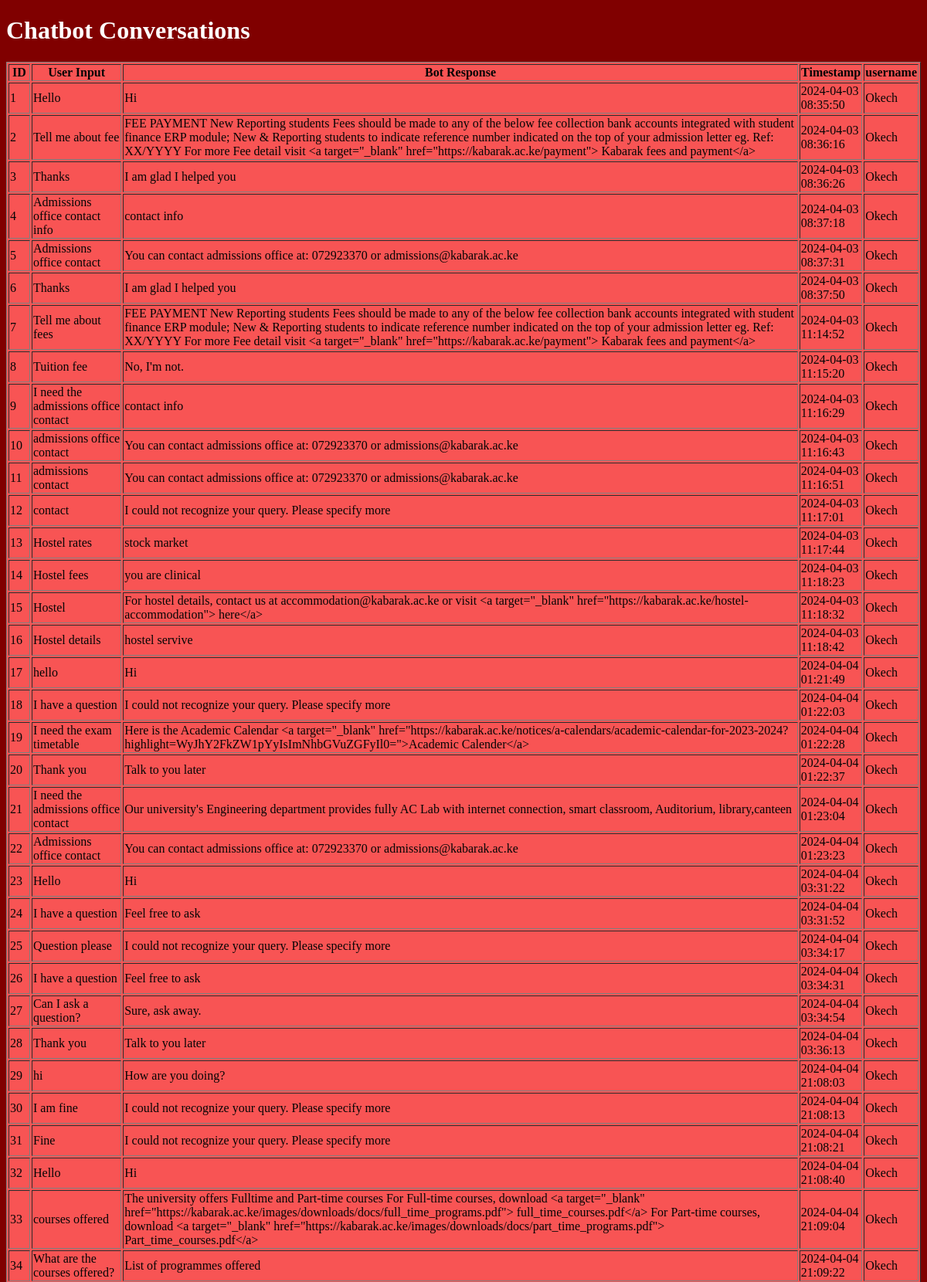
/conversations (upper part), run on the app's committed database.
### tables this page shows
CREATE TABLE conversations (
        id INTEGER PRIMARY KEY,
        user_input TEXT,
        bot_response TEXT,
        timestamp TEXT,
        username TEXT
    );

### app.py (the view)
@app.route('/conversations')
def display_all_conversations():
    conn = sqlite3.connect('chatbot_conversations.db')
    c = conn.cursor()
    c.execute("SELECT * FROM conversations")
    conversations = c.fetchall()
    conn.close()
    return render_template('conversations.html', conversations=conversations)

### templates/conversations.html (shortened to what this page needs)
<!DOCTYPE html>
<html lang="en">
<head>
    <link rel="stylesheet" type="text/css" href="{{ url_for('static', filename='conversations.css') }}">
</head>
<body>
    <h1>Chatbot Conversations</h1>
    <table id="table" border="1">
        <thead>
            <tr>
                <th>ID</th>
                <th>User Input</th>
                <th>Bot Response</th>
                <th>Timestamp</th>
                <th>username</th>
            </tr>
        </thead>
        <tbody>
            {% for conversation in conversations %}
            <tr>
                <td>{{ conversation[0] }}</td>
                <td>{{ conversation[1] }}</td>
                <td>{{ conversation[2] }}</td>
                <td>{{ conversation[3] }}</td>
                <td>{{ conversation[4] }}</td>
            </tr>
            {% endfor %}
        </tbody>
    </table>
</body>
</html>

### static/conversations.css (style rules this page uses)
h1 { color: white; font-family: 'Times New Roman', Times, serif; }
#table { color: rgb(5, 5, 5); background-color: rgb(248, 84, 84); }
body { background-color: maroon; }

### data on the page
conversations: id "1", user_input "Hello", bot_response "Hi", timestamp "2024-04-03 08:35:50", username "Okech"
conversations: id "2", user_input "Tell me about fee", bot_response "FEE PAYMENT New Reporting students Fees should be made to any of the below fee collection bank accounts integrated with student finance ERP module; New & Reporting students to indicate reference number indicated on the top of your admission letter eg. Ref: XX/YYYY For more Fee detail visit <a target=\"_blank\" href=\"https://kabarak.ac.ke/payment\"> Kabarak fees and payment</a>", timestamp "2024-04-03 08:36:16", username "Okech"
conversations: id "3", user_input "Thanks", bot_response "I am glad I helped you", timestamp "2024-04-03 08:36:26", username "Okech"
conversations: id "4", user_input "Admissions office contact info", bot_response "contact info", timestamp "2024-04-03 08:37:18", username "Okech"
conversations: id "5", user_input "Admissions office contact", bot_response "You can contact admissions office at: 072923370 or admissions@kabarak.ac.ke", timestamp "2024-04-03 08:37:31", username "Okech"
conversations: id "6", user_input "Thanks", bot_response "I am glad I helped you", timestamp "2024-04-03 08:37:50", username "Okech"
conversations: id "7", user_input "Tell me about fees", bot_response "FEE PAYMENT New Reporting students Fees should be made to any of the below fee collection bank accounts integrated with student finance ERP module; New & Reporting students to indicate reference number indicated on the top of your admission letter eg. Ref: XX/YYYY For more Fee detail visit <a target=\"_blank\" href=\"https://kabarak.ac.ke/payment\"> Kabarak fees and payment</a>", timestamp "2024-04-03 11:14:52", username "Okech"
conversations: id "8", user_input "Tuition fee", bot_response "No, I'm not.", timestamp "2024-04-03 11:15:20", username "Okech"
conversations: id "9", user_input "I need the admissions office contact", bot_response "contact info", timestamp "2024-04-03 11:16:29", username "Okech"
conversations: id "10", user_input "admissions office contact", bot_response "You can contact admissions office at: 072923370 or admissions@kabarak.ac.ke", timestamp "2024-04-03 11:16:43", username "Okech"
conversations: id "11", user_input "admissions contact", bot_response "You can contact admissions office at: 072923370 or admissions@kabarak.ac.ke", timestamp "2024-04-03 11:16:51", username "Okech"
conversations: id "12", user_input "contact", bot_response "I could not recognize your query. Please specify more", timestamp "2024-04-03 11:17:01", username "Okech"
conversations: id "13", user_input "Hostel rates", bot_response "stock market", timestamp "2024-04-03 11:17:44", username "Okech"
conversations: id "14", user_input "Hostel fees", bot_response "you are clinical", timestamp "2024-04-03 11:18:23", username "Okech"
conversations: id "15", user_input "Hostel", bot_response "For hostel details, contact us at accommodation@kabarak.ac.ke or visit <a target=\"_blank\" href=\"https://kabarak.ac.ke/hostel-accommodation\"> here</a>", timestamp "2024-04-03 11:18:32", username "Okech"
conversations: id "16", user_input "Hostel details", bot_response "hostel servive", timestamp "2024-04-03 11:18:42", username "Okech"
conversations: id "17", user_input "hello", bot_response "Hi", timestamp "2024-04-04 01:21:49", username "Okech"
conversations: id "18", user_input "I have a question", bot_response "I could not recognize your query. Please specify more", timestamp "2024-04-04 01:22:03", username "Okech"
conversations: id "19", user_input "I need the exam timetable", bot_response "Here is the Academic Calendar <a target=\"_blank\" href=\"https://kabarak.ac.ke/notices/a-calendars/academic-calendar-for-2023-2024?highlight=WyJhY2FkZW1pYyIsImNhbGVuZGFyIl0=\">Academic Calender</a>", timestamp "2024-04-04 01:22:28", username "Okech"
conversations: id "20", user_input "Thank you", bot_response "Talk to you later", timestamp "2024-04-04 01:22:37", username "Okech"
conversations: id "21", user_input "I need the admissions office contact", bot_response "Our university's Engineering department provides fully AC Lab with internet connection, smart classroom, Auditorium, library,canteen", timestamp "2024-04-04 01:23:04", username "Okech"
conversations: id "22", user_input "Admissions office contact", bot_response "You can contact admissions office at: 072923370 or admissions@kabarak.ac.ke", timestamp "2024-04-04 01:23:23", username "Okech"
conversations: id "23", user_input "Hello", bot_response "Hi", timestamp "2024-04-04 03:31:22", username "Okech"
conversations: id "24", user_input "I have a question", bot_response "Feel free to ask", timestamp "2024-04-04 03:31:52", username "Okech"
conversations: id "25", user_input "Question please", bot_response "I could not recognize your query. Please specify more", timestamp "2024-04-04 03:34:17", username "Okech"
conversations: id "26", user_input "I have a question", bot_response "Feel free to ask", timestamp "2024-04-04 03:34:31", username "Okech"
conversations: id "27", user_input "Can I ask a question?", bot_response "Sure, ask away.", timestamp "2024-04-04 03:34:54", username "Okech"
conversations: id "28", user_input "Thank you", bot_response "Talk to you later", timestamp "2024-04-04 03:36:13", username "Okech"
conversations: id "29", user_input "hi", bot_response "How are you doing?", timestamp "2024-04-04 21:08:03", username "Okech"
conversations: id "30", user_input "I am fine", bot_response "I could not recognize your query. Please specify more", timestamp "2024-04-04 21:08:13", username "Okech"
conversations: id "31", user_input "Fine", bot_response "I could not recognize your query. Please specify more", timestamp "2024-04-04 21:08:21", username "Okech"
conversations: id "32", user_input "Hello", bot_response "Hi", timestamp "2024-04-04 21:08:40", username "Okech"
conversations: id "33", user_input "courses offered", bot_response "The university offers Fulltime and Part-time courses For Full-time courses, download <a target=\"_blank\" href=\"https://kabarak.ac.ke/images/downloads/docs/full_time_programs.pdf\"> full_time_courses.pdf</a> For Part-time courses, download <a target=\"_blank\" href=\"https://kabarak.ac.ke/images/downloads/docs/part_time_programs.pdf\"> Part_time_courses.pdf</a>", timestamp "2024-04-04 21:09:04", username "Okech"
conversations: id "34", user_input "What are the courses offered?", bot_response "List of programmes offered", timestamp "2024-04-04 21:09:22", username "Okech"
